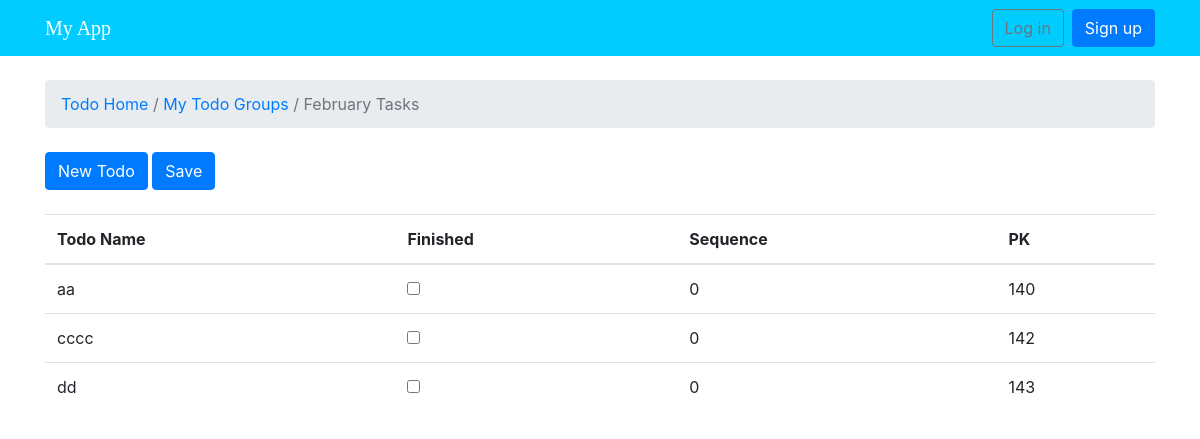
Before: /todo/todos_by_group/1 with the older database file.
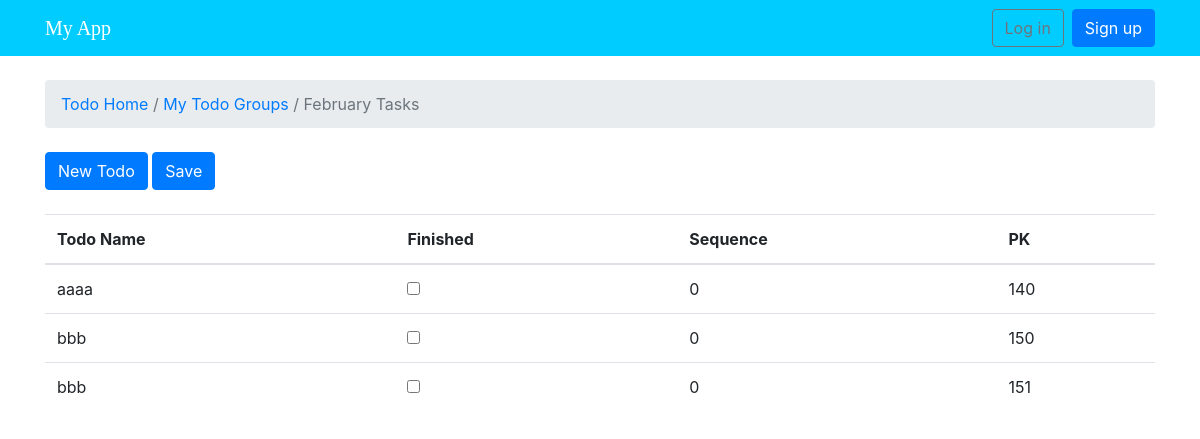
After: the same page with the newer database file.
### todo/models.py (models this page shows, shortened)
class TodoGroup(models.Model):
    name = models.CharField(max_length=30, unique=True)
    description = models.CharField(max_length=100)
    author = models.ForeignKey(User, on_delete=models.PROTECT, related_name='todogroups')
    def __str__(self):
        return self.name

class Todo(models.Model):
    label = models.CharField(max_length=300)
    finished = models.BooleanField(default=False)
    created_at = models.DateTimeField(auto_now_add=True)
    sequence = models.IntegerField(default=0)
    todo_group = models.ForeignKey(TodoGroup, on_delete=models.CASCADE, related_name='todos')

### todo/views.py (the view)
# urls.py: path('todos_by_group/<int:todo_group_id>', views.todos_by_group, name='todos_by_group'),
def todos_by_group(request,todo_group_id):
    todos = Todo.objects.all().filter(todo_group__id=todo_group_id).order_by('-sequence')
    return render(request, 'todo/todos.html', {'todos': todos, 'todo_group_name': todos[0].todo_group, 'todo_group_id': todo_group_id })

### templates/todo/todos.html (shortened to what this page needs)
{% extends 'base.html' %}
{% block breadcrumb %}
  <li class="breadcrumb-item active"><a href="{% url 'todo:index' %}">Todo Home</a> / <a href="{% url 'todo:all_todo_groups' %}">My Todo Groups</a> / {{todo_group_name}}</li>
{% endblock %}
{% block content %}
<div class="mb-4">
  <a href="{% url 'todo:new_todo' todo_group_id %}" class="btn btn-primary">New Todo  </a>
  <a href="{% url 'todo:manage_group_of_todos' todo_group_id %}" class="btn btn-primary">Save</a>
</div>
<table class="table">
  <thead class="thead-inverse">
    <tr>
      <th>Todo Name</th>
      <th>Finished</th>
      <th>Sequence</th>
      <th>PK</th>
    </tr>
  </thead>
  <tbody>
    {% for todo in todos %}
      <tr>
        <td>{{ todo.label }}</td>
        <td>
          <input type="checkbox"
          value="{{ todo.pk }}" name="finished"
          >
        </td>
        <td>{{ todo.sequence }}</td>
        <td>{{ todo.pk }}</td>
      </tr>
    {% endfor %}
  </tbody>
</table>
{% endblock %}

### templates/base.html (shortened to what this page needs)
{% load static %}<!DOCTYPE html>
<html>
  <head>
    <link rel="stylesheet" href="{% static 'css/bootstrap.min.css' %}">
    <link rel="stylesheet" href="{% static 'css/app.css' %}">
  </head>
  <body>
    {% block body %}
    <nav class="navbar navbar-expand-sm navbar-dark bg-dark">
      <div class="container">
        <a class="navbar-brand" href="{% url 'homeward' %}">My App</a>
        <div class="collapse navbar-collapse" id="mainMenu">
          {% if user.is_authenticated %}
            <ul class="navbar-nav ml-auto">
              <li class="nav-item dropdown">
                <a class="nav-link dropdown-toggle" href="#" id="userMenu" data-toggle="dropdown" aria-haspopup="true" aria-expanded="false">
                  {{ user.username }}
                </a>
                <div class="dropdown-menu dropdown-menu-right" aria-labelledby="userMenu">
                  <a class="dropdown-item" href="#">My account</a>
                  <a class="dropdown-item" href="settings/password/">Change password</a>
                  <div class="dropdown-divider"></div>
                  <a class="dropdown-item" href="{% url 'logout' %}">Log out</a>
                </div>
              </li>
            </ul>
          {% else %}
            <form class="form-inline ml-auto">
              <a href="{% url 'login_alternate' %}" class="btn btn-outline-secondary">Log in</a>
              <a href="{% url 'signup' %}" class="btn btn-primary ml-2">Sign up</a>
            </form>
          {% endif %}
        </div>
      </div>
    </nav>
      <div class="container">
        <ol class="breadcrumb my-4">
          {% block breadcrumb %}
          {% endblock %}
        </ol>
        {% block content %}
        {% endblock %}
      </div>
    {% endblock body %}
  </body>
</html>

### static/css/app.css (style rules this page uses)
.navbar-brand { font-family: 'Peralta', cursive; }

### templates/base.html (style rules this page uses)
.bg-dark { background-color: #00ccff!important; border-color: #E7E7E7; }

Changed rows visible on the page:
removed Todo: label "cccc", sequence "0", pk "142"
removed Todo: label "dd", sequence "0", pk "143"
changed Todo id 140: label "aa" → "aaaa"
added Todo: label "bbb", sequence "0", pk "150"
added Todo: label "bbb", sequence "0", pk "151"
